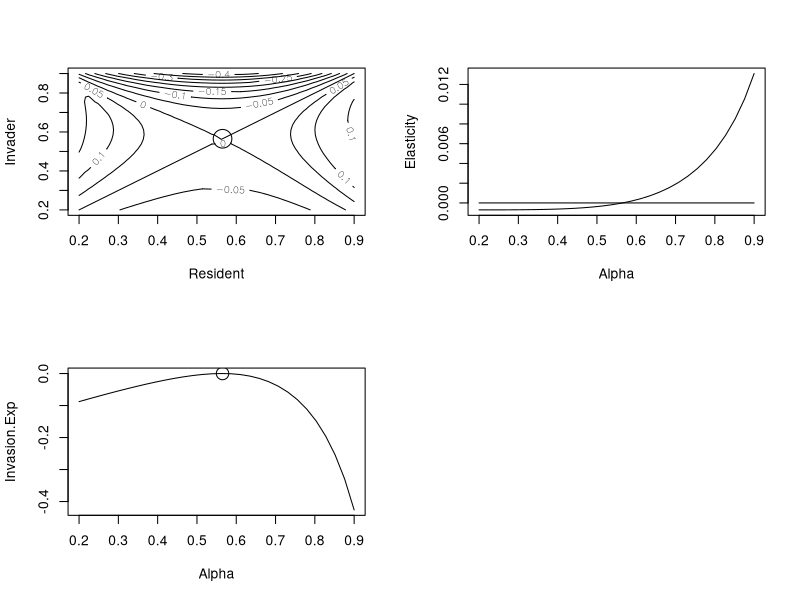

Write R code to recreate this figure.
# Assumptions
# 1. Population has 2 age classes
# 2. Fecundity increases with reproductive effort
# 3. Survival decreases with reproductive effort
# 4. Fecundity is a negative function of population size


rm(list=ls())
par(mfrow=c(2,2))

# density dependence function
dd = function(alpha, beta, f.di, ei, n) {
    ei * f.di * alpha*exp(-beta*n)
}

pop.dynamics = function(e) {
    e.resident <- e[1]
    e.invader <- e[2]
    f.di <- c(4.0, 10.0)
    s.di <- c(0.6, 0.85)
    alpha <- 1; beta <- 2*10^-5; z <- 6
    
    resident.mat <- invader.mat <- matrix(0, 2, 2)
    resident.mat[1,] <- e.resident * f.di
    invader.mat[1,] <- e.invader * f.di
    # apply reproductive effort to F
    resident.mat[1,] <- e.resident * f.di
    invader.mat[1,] <- e.invader * f.di
    # apply reproductive effort to S
    resident.mat[2,] <- (1 - e.resident^z) * s.di
    invader.mat[2,] <- (1 - e.invader^z) * s.di

    maxgen1 <- 20
    n.resident <- c(1, 0)
    # resident only period
    for(i in 2:maxgen1) {
        n <- sum(n.resident)
        resident.mat[1,] <- dd(alpha, beta, f.di, e.resident, n)
        n.resident <- resident.mat %*% n.resident
    }
    # introduce invader
    maxgen2 <- 100
    pop.invader <- matrix(0, maxgen2, 1)
    pop.invader[1,1] <- 1
    n.invader <- c(1, 0)
    for(i in 2:maxgen2) {
        n <- sum(n.resident) + sum(n.invader)
        resident.mat[1,] <- dd(alpha, beta, f.di, e.resident, n)
        invader.mat[1,] <- dd(alpha, beta, f.di, e.invader, n)
        n.resident <- resident.mat %*% n.resident
        n.invader <- invader.mat %*% n.invader
        pop.invader[i] <- sum(n.invader)
    }

    generation <- seq(from=1, to=maxgen2)

    # linear regression
    invasion.model <- lm(log(pop.invader[maxgen1:maxgen2]) ~ generation[maxgen1:maxgen2])
    # elasticity value = regression slope
    elasticity <- invasion.model$coeff[2]
    
    return(elasticity)
}


#### MAIN PROGRAM ####

# execute invasion model
N1 = 30
X.Resident = seq(from=0.2, to=0.9, length=N1)
X.Invader = X.Resident
D = expand.grid(X.Resident, X.Invader)
# generate values at combinations
Z <- apply(D, 1, pop.dynamics)
Z.Mat <- matrix(Z, N1, N1)

# contour plot
contour(X.Resident, X.Invader, Z.Mat, xlab="Resident", ylab="Invader")
optimum.point = 0.5651338
points(optimum.point, optimum.point, cex=3)


# Elasticity analysis
dd2 = function(alpha, beta, f.di, ei, n) {
    # no change from dd
    dd(alpha, beta, f.di, ei, n)
}

pop.dynamics2 = function(x, coeff) {
    alpha.resident <- x
    alpha.invader <- alpha.resident * coeff
    alpha <- c(alpha.resident, alpha.invader)
    pop.dynamics(alpha)
}

Min.A = 0.01; Max.A = 0.9
Coeff = 0.995
# calculate optimum
Optimum = uniroot(pop.dynamics2, interval=c(Min.A, Max.A), Coeff)
Best.Alpha = Optimum$root
print('Optimum reproductive effort')
print(Best.Alpha)

# plot elasticity vs alpha
N.Int = 30
Low = 0.2
High = Max.A
Alpha = matrix(seq(from=Low, to=High, length=N.Int), N.Int, 1)
Elasticity = apply(Alpha, 1, pop.dynamics2, Coeff)
plot(Alpha, Elasticity, type='l')
lines(c(Low, High), c(0, 0))

Coeffs = Alpha / Best.Alpha
Invasion.Exp = matrix(0, N.Int, 1) # allocate matrix
# calculate invasion coefficient
for(i in 1:N.Int) {
    Invasion.Exp[i] = pop.dynamics2(Best.Alpha, Coeffs[i])
}

plot(Alpha, Invasion.Exp, type='l')
points(Best.Alpha, 0, cex=2)
